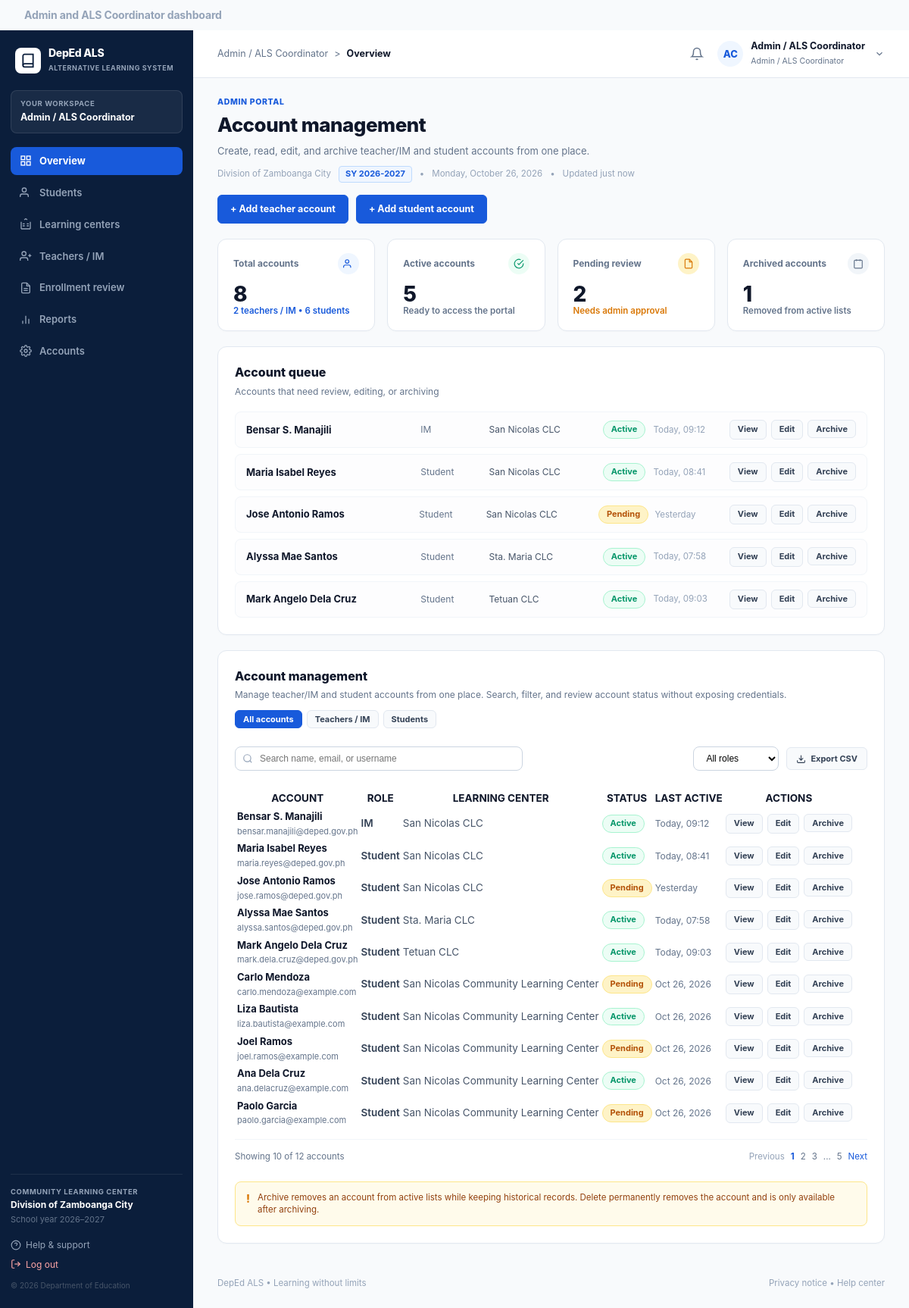
Screenshot of /admin_dashboard.php (signed in) with the database file from the repository.
### tables this page shows
CREATE TABLE IF NOT EXISTS students (
  id BIGINT UNSIGNED AUTO_INCREMENT PRIMARY KEY,
  student_number VARCHAR(50) NOT NULL UNIQUE,
  first_name VARCHAR(100) NOT NULL,
  middle_name VARCHAR(100) NULL,
  last_name VARCHAR(100) NOT NULL,
  birthdate DATE NOT NULL,
  age INT NULL,
  gender VARCHAR(20) NOT NULL DEFAULT 'Prefer not to say',
  civil_status VARCHAR(50) DEFAULT 'Single',
  address TEXT NOT NULL,
  contact_number VARCHAR(50) NOT NULL,
  email VARCHAR(150) NULL,
  password VARCHAR(255) NULL,
  strand VARCHAR(100) NOT NULL DEFAULT 'LS1 - Communication Skills',
  assigned_modules VARCHAR(255) NOT NULL DEFAULT 'LS1,LS2,LS3,LS4,LS5,LS6',
  learner_status VARCHAR(100) NOT NULL DEFAULT 'Junior High School',
  status ENUM('Pending', 'Approved', 'Rejected') NOT NULL DEFAULT 'Pending',
  document_status ENUM('Incomplete', 'Complete', 'Under Review') NOT NULL DEFAULT 'Incomplete',
  doc_psa TINYINT(1) NOT NULL DEFAULT 1,
  doc_brgy TINYINT(1) NOT NULL DEFAULT 1,
  doc_card TINYINT(1) NOT NULL DEFAULT 0,
  schedule VARCHAR(100) DEFAULT 'Weekend Classes',
  assigned_center VARCHAR(200) DEFAULT 'San Nicolas Community Learning Center',
  is_archived TINYINT(1) NOT NULL DEFAULT 0,
  date_registered TIMESTAMP DEFAULT CURRENT_TIMESTAMP,
  INDEX idx_student_name (last_name, first_name),
  INDEX idx_student_status (status),
  INDEX idx_student_number (student_number)
);

### admin_dashboard.php (the view, shortened to what the rows shown need)
<?php
require_once __DIR__ . '/db.php';
require_once __DIR__ . '/includes/accounts_service.php';
$combinedAccounts = get_combined_accounts($pdo, 12);
require_once __DIR__ . '/includes/admin_header.php';
require_once __DIR__ . '/includes/admin_sidebar.php';
require_once __DIR__ . '/includes/admin_topbar.php';
?>
<section style="display:flex;justify-content:space-between;align-items:flex-start;flex-wrap:wrap;gap:16px;">
  <div>
    <h1 style="font-size:26px;font-weight:850;color:#0F172A;margin:0 0 6px 0;letter-spacing:-0.02em;">
      Account management
    </h1>
  </div>
</section>
<section class="deped-stat-card" style="padding:22px;">
  <div>
    <h2 style="font-size:16px;font-weight:800;color:#0F172A;margin:0 0 4px 0;">Account queue</h2>
  </div>
</section>
<section class="deped-stat-card" id="accounts" style="padding:22px;">
  <div style="display:flex;justify-content:space-between;align-items:center;flex-wrap:wrap;gap:12px;">
    <div>
      <h2 style="font-size:16px;font-weight:800;color:#0F172A;margin:0 0 4px 0;">Account management</h2>
    </div>
  </div>
  <div style="overflow-x:auto;">
    <table class="odb-table" id="accountsTable">
      <thead>
        <tr>
          <th>ACCOUNT</th>
          <th>ROLE</th>
          <th>LEARNING CENTER</th>
          <th>STATUS</th>
          <th>LAST ACTIVE</th>
          <th>ACTIONS</th>
        </tr>
      </thead>
      <tbody>
        <?php foreach ($combinedAccounts as $acc): ?>
          <tr data-role="<?= htmlspecialchars($acc['role']) ?>" data-type="<?= htmlspecialchars($acc['type']) ?>">
            <td>
              <strong style="font-size:13px;color:#0F172A;display:block;"><?= htmlspecialchars($acc['name']) ?></strong>
              <span style="font-size:11px;color:#64748B;"><?= htmlspecialchars($acc['email']) ?></span>
            </td>
            <td style="font-weight:600;color:#334155;"><?= htmlspecialchars($acc['role']) ?></td>
            <td style="color:#475569;"><?= htmlspecialchars($acc['learning_center']) ?></td>
            <td>
              <span class="status-badge-pill <?= strtolower($acc['status']) ?>">
                <?= htmlspecialchars($acc['status']) ?>
              </span>
            </td>
            <td style="color:#64748B;font-size:12px;"><?= htmlspecialchars($acc['last_active']) ?></td>
            <td>
              <div style="display:flex;gap:6px;">
                <a href="admin_view_account.php?id=<?= $acc['id'] ?>&type=<?= $acc['type'] ?>" class="table-action-pill">View</a>
                <a href="admin_edit_account.php?id=<?= $acc['id'] ?>&type=<?= $acc['type'] ?>" class="table-action-pill">Edit</a>
                <form method="POST" action="admin_dashboard.php" style="display:inline;" onsubmit="return confirm('Archive this account? Historical records will stay preserved.');">
                  <button type="submit" class="table-action-pill archive">Archive</button>
                </form>
              </div>
            </td>
          </tr>
        <?php endforeach; ?>
      </tbody>
    </table>
  </div>
</section>
<?php
require_once __DIR__ . '/includes/admin_footer.php';
?>

### rows the page displays
students: name "Carlo Mendoza", email "carlo.mendoza@example.com", role "Student", assigned_center "San Nicolas Community Learning Center", status "Pending", last_active "Oct 26, 2026"
students: name "Liza Bautista", email "liza.bautista@example.com", role "Student", assigned_center "San Nicolas Community Learning Center", status "Active", last_active "Oct 26, 2026"
students: name "Joel Ramos", email "joel.ramos@example.com", role "Student", assigned_center "San Nicolas Community Learning Center", status "Pending", last_active "Oct 26, 2026"
students: name "Ana Dela Cruz", email "ana.delacruz@example.com", role "Student", assigned_center "San Nicolas Community Learning Center", status "Active", last_active "Oct 26, 2026"
students: name "Paolo Garcia", email "paolo.garcia@example.com", role "Student", assigned_center "San Nicolas Community Learning Center", status "Pending", last_active "Oct 26, 2026"

### other values shown
$pageWatermark "Admin and ALS Coordinator dashboard"
$bc "Admin / ALS Coordinator"
$bc "Overview"
$metrics['total'] "8"
$metrics['teacher_count'] "2"
$metrics['student_count'] "6"
$metrics['active'] "5"
$metrics['pending'] "2"
$metrics['archived'] "1"
$qAcc['name'] "Bensar S. Manajili"
$qAcc['role'] "IM"
$qAcc['learning_center'] "San Nicolas CLC"
$qAcc['status'] "Active"
$qAcc['last_active'] "Today, 09:12"
$qAcc['name'] "Maria Isabel Reyes"
